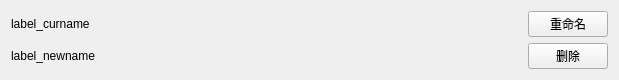
<?xml version="1.0" encoding="UTF-8"?>
<ui version="4.0">
 <class>hacg</class>
 <widget class="QWidget" name="hacg">
  <property name="geometry">
   <rect>
    <x>0</x>
    <y>0</y>
    <width>619</width>
    <height>54</height>
   </rect>
  </property>
  <property name="sizePolicy">
   <sizepolicy hsizetype="Expanding" vsizetype="Fixed">
    <horstretch>0</horstretch>
    <verstretch>0</verstretch>
   </sizepolicy>
  </property>
  <property name="windowTitle">
   <string>Form</string>
  </property>
  <layout class="QGridLayout" name="gridLayout">
   <item row="0" column="0">
    <widget class="QLabel" name="curname">
     <property name="sizePolicy">
      <sizepolicy hsizetype="Expanding" vsizetype="Preferred">
       <horstretch>0</horstretch>
       <verstretch>0</verstretch>
      </sizepolicy>
     </property>
     <property name="text">
      <string>label_curname</string>
     </property>
    </widget>
   </item>
   <item row="0" column="1">
    <widget class="QPushButton" name="rename">
     <property name="sizePolicy">
      <sizepolicy hsizetype="Preferred" vsizetype="Preferred">
       <horstretch>0</horstretch>
       <verstretch>0</verstretch>
      </sizepolicy>
     </property>
     <property name="text">
      <string>重命名</string>
     </property>
    </widget>
   </item>
   <item row="1" column="0">
    <widget class="QLabel" name="newname">
     <property name="sizePolicy">
      <sizepolicy hsizetype="Expanding" vsizetype="Preferred">
       <horstretch>0</horstretch>
       <verstretch>0</verstretch>
      </sizepolicy>
     </property>
     <property name="text">
      <string>label_newname</string>
     </property>
    </widget>
   </item>
   <item row="1" column="1">
    <widget class="QPushButton" name="del">
     <property name="sizePolicy">
      <sizepolicy hsizetype="Preferred" vsizetype="Preferred">
       <horstretch>0</horstretch>
       <verstretch>0</verstretch>
      </sizepolicy>
     </property>
     <property name="text">
      <string>删除</string>
     </property>
    </widget>
   </item>
  </layout>
 </widget>
 <resources/>
 <connections/>
</ui>
